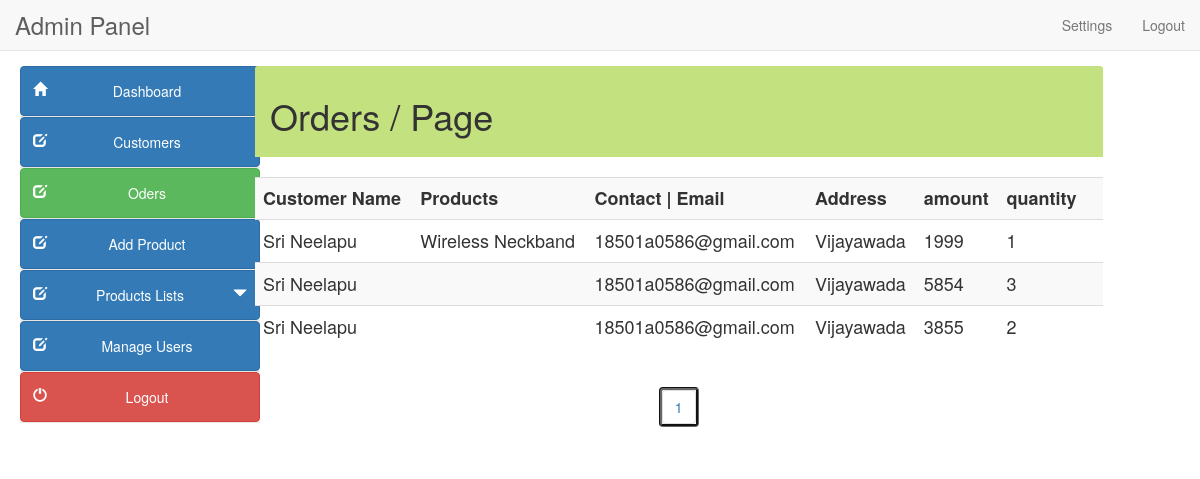
The page /admin/orders.php on the database its author committed.
### tables this page shows
CREATE TABLE `orders_info` (
  `order_id` int(10) NOT NULL,
  `user_id` int(11) NOT NULL,
  `f_name` varchar(255) NOT NULL,
  `email` varchar(255) NOT NULL,
  `address` varchar(255) NOT NULL,
  `city` varchar(255) NOT NULL,
  `state` varchar(255) NOT NULL,
  `zip` int(10) NOT NULL,
  `cardname` varchar(255) NOT NULL,
  `cardnumber` varchar(20) NOT NULL,
  `expdate` varchar(255) NOT NULL,
  `prod_count` int(15) DEFAULT NULL,
  `total_amt` int(15) DEFAULT NULL,
  `cvv` int(5) NOT NULL
);

CREATE TABLE `products` (
  `product_id` int(100) NOT NULL,
  `product_cat` int(100) NOT NULL,
  `product_brand` int(100) NOT NULL,
  `product_title` varchar(255) NOT NULL,
  `product_price` int(100) NOT NULL,
  `product_desc` text NOT NULL,
  `product_image` text NOT NULL,
  `product_keywords` text NOT NULL
);

### admin/orders.php (the view, shortened to what this page needs)
<?php
$page=$_GET['page'];
?>
<!DOCTYPE html>
<html lang="en">
<head>
<link href="style/css/bootstrap.min.css" rel="stylesheet">
<link href="style/css/k.css" rel="stylesheet">
</head>
<body>
  <?php include("include/header.php");?>
   	<div class="container-fluid main-container">
	<?php include("include/side_bar.php");?>
    <div class="col-md-9 content" style="margin-left:10px">
    <div class="panel-heading" style="background-color:#c4e17f">
	<h1>Orders  / Page <?php echo $page;?> </h1></div><br>
<div class='table-responsive'>
<div style="overflow-x:scroll;">
<table class="table  table-hover table-striped" style="font-size:18px">
<tr><th>Customer Name</th><th>Products</th><th>Contact | Email</th><th>Address</th><th>amount</th><th>quantity</th><th></th></tr>
<?php
                      $query = "SELECT * FROM orders_info";
                      $run = mysqli_query($con,$query);
                      if(mysqli_num_rows($run) > 0){
                       while($row = mysqli_fetch_array($run)){
                         $order_id = $row['order_id'];
                         $email = $row['email'];
                         $f_name = $row['f_name'];
                         $address = $row['address'];
                         $total_amount = $row['total_amt'];
                         $qty = $row['prod_count'];
                      ?>
                          <tr>
                            <td><?php
                               echo $f_name;
                             ?></td>
                           <td> <?php
                            $query1 = "SELECT * FROM order_products where order_id = $order_id";
                            $run1 = mysqli_query($con,$query1);
                              while($row1 = mysqli_fetch_array($run1)){
                               $product_id = $row1['product_id'];
                               $query2 = "SELECT * FROM products where product_id = $product_id";
                               $run2 = mysqli_query($con,$query2);
                               while($row2 = mysqli_fetch_array($run2)){
                               $product_title = $row2['product_title'];
                           ?>
                              <?php echo $product_title ?><br>
                            <?php }}?></td>
                            <td><?php echo $email ?></td>
                            <td><?php echo $address ?></td>
                            <td><?php echo $total_amount ?></td>
                            <td><?php echo $qty ?></td>
                            <td></td>
                         </tr>
                         <?php } ?>
                     <?php
                   }else {
                     echo "<center><h2>No users Available</h2><br><hr></center>";
                     }
                  ?>
</table>
</div></div>
<nav align="center">
<?php
$paging=mysqli_query($con,"select product_id,product_image, product_title,product_price from products");
$count=mysqli_num_rows($paging);
$a=$count/5;
$a=ceil($a);
echo "<bt>";echo "<bt>";
for($b=1; $b<=$a;$b++)
{
?>
<ul class="pagination " style="border:groove #666">
<li><a class="label-info" href="orders.php?page=<?php echo $b;?>"><?php echo $b." ";?></a></li></ul>
<?php
}
?>
</nav>
</div></div>
</body>
</html>

### admin/style/css/k.css (style rules this page uses)
.main-container { background: #FFF; padding-top: 15px; margin-top: -20px; }

### rows shown on the page
orders_info: f_name "Sri Neelapu", email "18501a0586@gmail.com", address "Vijayawada", total_amt "1999", prod_count "1"
products: product_title "Wireless Neckband"
orders_info: f_name "Sri Neelapu", email "18501a0586@gmail.com", address "Vijayawada", total_amt "5854", prod_count "3"
orders_info: f_name "Sri Neelapu", email "18501a0586@gmail.com", address "Vijayawada", total_amt "3855", prod_count "2"
